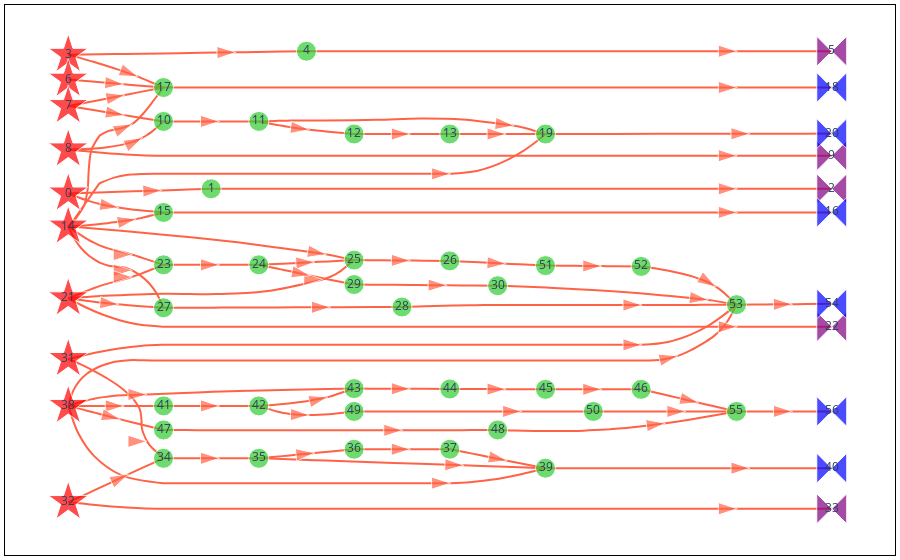

The code cell stored with this chart in its notebook:
### Markdown cell above
Plotting the samplex DAG and hovering over the nodes one can see that all of the sampling nodes (stars) are responsible for generating randomizations for twirling, sampling from noise models, or injecting basis changes, and that all of the collection nodes (bow ties) are responsible for rendering slices of outputs, which are either measurement flips or parameter angles.

### Code cell
samplex.draw()

### Figure 1 — Plotly figure (JSON) as saved in the notebook; plotly's stock layout.template omitted (floating-point values rounded to 4 significant figures; data arrays with more than 128 entries replaced by an {"elided": "..."} marker saying what was removed)
{"data": [{"hoverinfo": "text", "hovertext": {"elided": "849 null values"}, "line": {"color": "tomato", "shape": "spline", "smoothing": 1}, "marker": {"angleref": "previous", "size": {"elided": "849 int values"}, "symbol": {"elided": "849 str values"}}, "mode": "lines+markers", "type": "scatter", "x": {"elided": "849 float values"}, "xaxis": "x", "y": {"elided": "849 float values"}, "yaxis": "y"}, {"hoverinfo": "text", "hoverlabel": {"bgcolor": "lightyellow", "font": {"color": "black", "family": "Times New Roman"}}, "hovertext": ["<b>TwirlSamplingNode(<+lhs_0, +rhs_0>)</b><br>\n• <b>instantiates</b>: {lhs_0: (1, 'VirtualType.PAULI'), rhs_0: (1, 'VirtualType.PAULI')}<br>\n────────────────────────────<b></b><br>\n ▸ <b>LHS Register</b>: 'lhs_0'<br>\n ▸ <b>RHS Register</b>: 'rhs_0'<br>\n ▸ <b>Distribution</b>: UniformPauli(<num_subsystems=1, register_type=VirtualType.PAULI>)", "<b>SliceRegisterNode(<rhs_0(r), +z2_collect_1>)</b><br>\n• <b>reads_from</b>: {rhs_0: ([0], 'VirtualType.PAULI')}<br>\n• <b>instantiates</b>: {z2_collect_1: (1, 'VirtualType.Z2')}<br>\n────────────────────────────<b></b>", "<b>CollectZ2ToOutputNode(<z2_collect_1(r)>)</b><br>\n• <b>reads_from</b>: {z2_collect_1: ([0], 'VirtualType.Z2')}<br>\n• <b>outputs_to</b>: {measurement_flips.beta: ([0], 'VirtualType.Z2')}<br>\n────────────────────────────<b></b><br>\n ▸ <b>Register Name</b>: 'z2_collect_1'<br>\n ▸ <b>Output Name</b>: measurement_flips.beta<br>\n ▸ <b>Subsystem Indices</b>: [0]", "<b>TwirlSamplingNode(<+lhs_2, +rhs_2>)</b><br>\n• <b>instantiates</b>: {lhs_2: (3, 'VirtualType.PAULI'), rhs_2: (3, 'VirtualType.PAULI')}<br>\n────────────────────────────<b></b><br>\n ▸ <b>LHS Register</b>: 'lhs_2'<br>\n ▸ <b>RHS Register</b>: 'rhs_2'<br>\n ▸ <b>Distribution</b>: UniformPauli(<num_subsystems=3, register_type=VirtualType.PAULI>)", "<b>SliceRegisterNode(<rhs_2(r), +z2_collect_3>)</b><br>\n• <b>reads_from</b>: {rhs_2: ([0, 1, 2], 'VirtualType.PAULI')}<br>\n• <b>instantiates</b>: {z2_collect_3: (3, 'VirtualType.Z2')}<br>\n────────────────────────────<b></b>", "<b>CollectZ2ToOutputNode(<z2_collect_3(r)>)</b><br>\n• <b>reads_from</b>: {z2_collect_3: ([0, 1, 2], 'VirtualType.Z2')}<br>\n• <b>outputs_to</b>: {measurement_flips.alpha: ([0, 1, 2], 'VirtualType.Z2')}<br>\n────────────────────────────<b></b><br>\n ▸ <b>Register Name</b>: 'z2_collect_3'<br>\n ▸ <b>Output Name</b>: measurement_flips.alpha<br>\n ▸ <b>Subsystem Indices</b>: [0 1 2]", "<b>BasisTransformNode(<+basis_change_4>)</b><br>\n• <b>instantiates</b>: {basis_change_4: (3, 'VirtualType.U2')}<br>\n────────────────────────────<b></b><br>\n ▸ <b>Register Name</b>: 'basis_change_4'<br>\n ▸ <b>Subsystems</b>: 3<br>\n ▸ <b>Basis Reference</b>: 'basis_changes.conclude'", "<b>TwirlSamplingNode(<+lhs_5, +rhs_5>)</b><br>\n• <b>instantiates</b>: {lhs_5: (2, 'VirtualType.PAULI'), rhs_5: (2, 'VirtualType.PAULI')}<br>\n────────────────────────────<b></b><br>\n ▸ <b>LHS Register</b>: 'lhs_5'<br>\n ▸ <b>RHS Register</b>: 'rhs_5'<br>\n ▸ <b>Distribution</b>: UniformPauli(<num_subsystems=2, register_type=VirtualType.PAULI>)", "<b>InjectNoiseNode(<+inject_noise_6, +sign_6>)</b><br>\n• <b>instantiates</b>: {inject_noise_6: (2, 'VirtualType.PAULI'), sign_6: (1, 'VirtualType.Z2')}<br>\n────────────────────────────<b></b><br>\n ▸ <b>Register Name</b>: 'inject_noise_6'<br>\n ▸ <b>Subsystems</b>: 2<br>\n ▸ <b>Noise Reference</b>: 'noise1'<br>\n ▸ <b>Modifier Reference</b>: 'mod_b'", "<b>CollectZ2ToOutputNode(<sign_6(r)>)</b><br>\n• <b>reads_from</b>: {sign_6: ([0], 'VirtualType.Z2')}<br>\n• <b>outputs_to</b>: {pauli_signs: ([2], 'VirtualType.Z2')}<br>\n────────────────────────────<b></b><br>\n ▸ <b>Register Name</b>: 'sign_6'<br>\n ▸ <b>Output Name</b>: pauli_signs<br>\n ▸ <b>Subsystem Indices</b>: [0]", "<b>CombineRegistersNode(<inject_noise_6(r), lhs_5(r), +leftwards_7>)</b><br>\n• <b>reads_from</b>: {inject_noise_6: ([0, 1], 'VirtualType.PAULI'), lhs_5: ([0, 1], 'VirtualType.PAULI')}<br>\n• <b>instantiates</b>: {leftwards_7: (2, 'VirtualType.PAULI')}<br>\n────────────────────────────<b></b><br>\n ▸ <b>Output Type</b>: PAULI<br>\n ▸ <b>Output Num Subsystems</b>: 2<br>\n ▸ <b>Operands</b>: {'lhs_5': ([0, 1], [0, 1], 'VirtualType.PAULI'), 'inject_noise_6': ([0, 1], [0, 1], 'VirtualType.PAULI')}", "<b>PauliPastCliffordNode(<leftwards_7(r), leftwards_7(w)>)</b><br>\n• <b>reads_from</b>: {leftwards_7: ([0, 1], 'VirtualType.PAULI')}<br>\n• <b>writes_to</b>: {leftwards_7: ([0, 1], 'VirtualType.PAULI')}<br>\n────────────────────────────<b></b><br>\n ▸ <b>Operation</b>: 'cz'<br>\n ▸ <b>Register Name</b>: 'leftwards_7'<br>\n ▸ <b>Subsystem Indices</b>: [[0, 1]]", "<b>SliceRegisterNode(<leftwards_7(r), +leftwards_8>)</b><br>\n• <b>reads_from</b>: {leftwards_7: ([0], 'VirtualType.PAULI')}<br>\n• <b>instantiates</b>: {leftwards_8: (1, 'VirtualType.U2')}<br>\n────────────────────────────<b></b>", "<b>RightMultiplicationNode(<leftwards_8(w)>)</b><br>\n• <b>writes_to</b>: {leftwards_8: ([0], 'VirtualType.U2')}<br>\n────────────────────────────<b></b><br>\n ▸ <b>Fixed Operand</b>: U2Register(<1, 1>)", "<b>TwirlSamplingNode(<+lhs_9, +rhs_9>)</b><br>\n• <b>instantiates</b>: {lhs_9: (4, 'VirtualType.PAULI'), rhs_9: (4, 'VirtualType.PAULI')}<br>\n────────────────────────────<b></b><br>\n ▸ <b>LHS Register</b>: 'lhs_9'<br>\n ▸ <b>RHS Register</b>: 'rhs_9'<br>\n ▸ <b>Distribution</b>: UniformPauli(<num_subsystems=4, register_type=VirtualType.PAULI>)", "<b>CombineRegistersNode(<lhs_0(r), rhs_9(r), +collect_10>)</b><br>\n• <b>reads_from</b>: {lhs_0: ([0], 'VirtualType.PAULI'), rhs_9: ([3], 'VirtualType.PAULI')}<br>\n• <b>instantiates</b>: {collect_10: (1, 'VirtualType.U2')}<br>\n────────────────────────────<b></b><br>\n ▸ <b>Output Type</b>: U2<br>\n ▸ <b>Output Num Subsystems</b>: 1<br>\n ▸ <b>Operands</b>: {'lhs_0': ([0], [0], 'VirtualType.PAULI'), 'rhs_9': ([3], [0], 'VirtualType.PAULI')}", "<b>CollectTemplateValues(<collect_10(r)>)</b><br>\n• <b>reads_from</b>: {collect_10: ([0], 'VirtualType.U2')}<br>\n────────────────────────────<b></b><br>\n ▸ <b>Output Name</b>: 'parameter_values'<br>\n ▸ <b>Template Indices</b>: [[45, 46, 47]]<br>\n ▸ <b>Register Name</b>: 'collect_10'<br>\n ▸ <b><class 'samplomatic.synths.synth.Synth'></b>: RzSxSynth(<num_qubits_per_subsystem=1, num_params_per_subsystem=3>)", "<b>CombineRegistersNode(<basis_change_4(r), lhs_2(r), rhs_5(r), rhs_9(r), +collect_11>)</b><br>\n• <b>reads_from</b>\n</br>&nbsp;&nbsp;&nbsp;&nbsp;&nbsp;• basis_change_4: ([0, 1, 2], 'VirtualType.U2')\n</br>&nbsp;&nbsp;&nbsp;&nbsp;&nbsp;• lhs_2: ([0, 1, 2], 'VirtualType.PAULI')\n</br>&nbsp;&nbsp;&nbsp;&nbsp;&nbsp;• rhs_5: ([0, 1], 'VirtualType.PAULI')\n</br>&nbsp;&nbsp;&nbsp;&nbsp;&nbsp;• rhs_9: ([0], 'VirtualType.PAULI')<br>\n• <b>instantiates</b>: {collect_11: (3, 'VirtualType.U2')}<br>\n────────────────────────────<b></b><br>\n ▸ <b>Output Type</b>: U2<br>\n ▸ <b>Output Num Subsystems</b>: 3<br>\n ▸ <b>Operands</b>: {'lhs_2': ([0, 1, 2], [0, 1, 2], 'VirtualType.PAULI'), 'basis_change_4': ([0, 1, 2], [0, 1, 2], 'VirtualType.U2'), 'rhs_5': ([0, 1], [1, 2], 'VirtualType.PAULI'), 'rhs_9': ([0], [0], 'VirtualType.PAULI')}", "<b>CollectTemplateValues(<collect_11(r)>)</b><br>\n• <b>reads_from</b>: {collect_11: ([0, 1, 2], 'VirtualType.U2')}<br>\n────────────────────────────<b></b><br>\n ▸ <b>Output Name</b>: 'parameter_values'<br>\n ▸ <b>Template Indices</b>: [[36, 37, 38], [39, 40, 41], [42, 43, 44]]<br>\n ▸ <b>Register Name</b>: 'collect_11'<br>\n ▸ <b><class 'samplomatic.synths.synth.Synth'></b>: RzSxSynth(<num_qubits_per_subsystem=1, num_params_per_subsystem=3>)", "<b>CombineRegistersNode(<leftwards_7(r), leftwards_8(r), rhs_9(r), +collect_12>)</b><br>\n• <b>reads_from</b>\n</br>&nbsp;&nbsp;&nbsp;&nbsp;&nbsp;• leftwards_7: ([1], 'VirtualType.PAULI')\n</br>&nbsp;&nbsp;&nbsp;&nbsp;&nbsp;• leftwards_8: ([0], 'VirtualType.U2')\n</br>&nbsp;&nbsp;&nbsp;&nbsp;&nbsp;• rhs_9: ([1, 2], 'VirtualType.PAULI')<br>\n• <b>instantiates</b>: {collect_12: (2, 'VirtualType.U2')}<br>\n────────────────────────────<b></b><br>\n ▸ <b>Output Type</b>: U2<br>\n ▸ <b>Output Num Subsystems</b>: 2<br>\n ▸ <b>Operands</b>: {'leftwards_7': ([1], [1], 'VirtualType.PAULI'), 'leftwards_8': ([0], [0], 'VirtualType.U2'), 'rhs_9': ([1, 2], [0, 1], 'VirtualType.PAULI')}", "<b>CollectTemplateValues(<collect_12(r)>)</b><br>\n• <b>reads_from</b>: {collect_12: ([0, 1], 'VirtualType.U2')}<br>\n────────────────────────────<b></b><br>\n ▸ <b>Output Name</b>: 'parameter_values'<br>\n ▸ <b>Template Indices</b>: [[30, 31, 32], [33, 34, 35]]<br>\n ▸ <b>Register Name</b>: 'collect_12'<br>\n ▸ <b><class 'samplomatic.synths.synth.Synth'></b>: RzSxSynth(<num_qubits_per_subsystem=1, num_params_per_subsystem=3>)", "<b>InjectNoiseNode(<+inject_noise_13, +sign_13>)</b><br>\n• <b>instantiates</b>: {inject_noise_13: (4, 'VirtualType.PAULI'), sign_13: (1, 'VirtualType.Z2')}<br>\n────────────────────────────<b></b><br>\n ▸ <b>Register Name</b>: 'inject_noise_13'<br>\n ▸ <b>Subsystems</b>: 4<br>\n ▸ <b>Noise Reference</b>: 'noise2'<br>\n ▸ <b>Modifier Reference</b>: 'abc'", "<b>CollectZ2ToOutputNode(<sign_13(r)>)</b><br>\n• <b>reads_from</b>: {sign_13: ([0], 'VirtualType.Z2')}<br>\n• <b>outputs_to</b>: {pauli_signs: ([1], 'VirtualType.Z2')}<br>\n────────────────────────────<b></b><br>\n ▸ <b>Register Name</b>: 'sign_13'<br>\n ▸ <b>Output Name</b>: pauli_signs<br>\n ▸ <b>Subsystem Indices</b>: [0]", "<b>CombineRegistersNode(<inject_noise_13(r), lhs_9(r), +leftwards_14>)</b><br>\n• <b>reads_from</b>: {inject_noise_13: ([1, 2], 'VirtualType.PAULI'), lhs_9: ([1, 2], 'VirtualType.PAULI')}<br>\n• <b>instantiates</b>: {leftwards_14: (2, 'VirtualType.PAULI')}<br>\n────────────────────────────<b></b><br>\n ▸ <b>Output Type</b>: PAULI<br>\n ▸ <b>Output Num Subsystems</b>: 2<br>\n ▸ <b>Operands</b>: {'lhs_9': ([1, 2], [0, 1], 'VirtualType.PAULI'), 'inject_noise_13': ([1, 2], [0, 1], 'VirtualType.PAULI')}", "<b>PauliPastCliffordNode(<leftwards_14(r), leftwards_14(w)>)</b><br>\n• <b>reads_from</b>: {leftwards_14: ([0, 1], 'VirtualType.PAULI')}<br>\n• <b>writes_to</b>: {leftwards_14: ([0, 1], 'VirtualType.PAULI')}<br>\n────────────────────────────<b></b><br>\n ▸ <b>Operation</b>: 'cz'<br>\n ▸ <b>Register Name</b>: 'leftwards_14'<br>\n ▸ <b>Subsystem Indices</b>: [[0, 1]]", "<b>CombineRegistersNode(<inject_noise_13(r), leftwards_14(r), lhs_9(r), +leftwards_15>)</b><br>\n• <b>reads_from</b>\n</br>&nbsp;&nbsp;&nbsp;&nbsp;&nbsp;• inject_noise_13: ([0], 'VirtualType.PAULI')\n</br>&nbsp;&nbsp;&nbsp;&nbsp;&nbsp;• leftwards_14: ([0], 'VirtualType.PAULI')\n</br>&nbsp;&nbsp;&nbsp;&nbsp;&nbsp;• lhs_9: ([0], 'VirtualType.PAULI')<br>\n• <b>instantiates</b>: {leftwards_15: (2, 'VirtualType.PAULI')}<br>\n────────────────────────────<b></b><br>\n ▸ <b>Output Type</b>: PAULI<br>\n ▸ <b>Output Num Subsystems</b>: 2<br>\n ▸ <b>Operands</b>: {'lhs_9': ([0], [0], 'VirtualType.PAULI'), 'inject_noise_13': ([0], [0], 'VirtualType.PAULI'), 'leftwards_14': ([0], [1], 'VirtualType.PAULI')}", "<b>PauliPastCliffordNode(<leftwards_15(r), leftwards_15(w)>)</b><br>\n• <b>reads_from</b>: {leftwards_15: ([0, 1], 'VirtualType.PAULI')}<br>\n• <b>writes_to</b>: {leftwards_15: ([0, 1], 'VirtualType.PAULI')}<br>\n────────────────────────────<b></b><br>\n ▸ <b>Operation</b>: 'cz'<br>\n ▸ <b>Register Name</b>: 'leftwards_15'<br>\n ▸ <b>Subsystem Indices</b>: [[0, 1]]", "<b>CombineRegistersNode(<inject_noise_13(r), lhs_9(r), +leftwards_16>)</b><br>\n• <b>reads_from</b>: {inject_noise_13: ([3], 'VirtualType.PAULI'), lhs_9: ([3], 'VirtualType.PAULI')}<br>\n• <b>instantiates</b>: {leftwards_16: (1, 'VirtualType.U2')}<br>\n────────────────────────────<b></b><br>\n ▸ <b>Output Type</b>: U2<br>\n ▸ <b>Output Num Subsystems</b>: 1<br>\n ▸ <b>Operands</b>: {'lhs_9': ([3], [0], 'VirtualType.PAULI'), 'inject_noise_13': ([3], [0], 'VirtualType.PAULI')}", "<b>RightMultiplicationNode(<leftwards_16(w)>)</b><br>\n• <b>writes_to</b>: {leftwards_16: ([0], 'VirtualType.U2')}<br>\n────────────────────────────<b></b><br>\n ▸ <b>Fixed Operand</b>: U2Register(<1, 1>)", "<b>SliceRegisterNode(<leftwards_14(r), +leftwards_17>)</b><br>\n• <b>reads_from</b>: {leftwards_14: ([1], 'VirtualType.PAULI')}<br>\n• <b>instantiates</b>: {leftwards_17: (1, 'VirtualType.U2')}<br>\n────────────────────────────<b></b>", "<b>RightMultiplicationNode(<leftwards_17(w)>)</b><br>\n• <b>writes_to</b>: {leftwards_17: ([0], 'VirtualType.U2')}<br>\n────────────────────────────<b></b><br>\n ▸ <b>Fixed Operand</b>: U2Register(<1, 1>)", "<b>TwirlSamplingNode(<+lhs_18, +rhs_18>)</b><br>\n• <b>instantiates</b>: {lhs_18: (2, 'VirtualType.PAULI'), rhs_18: (2, 'VirtualType.PAULI')}<br>\n────────────────────────────<b></b><br>\n ▸ <b>LHS Register</b>: 'lhs_18'<br>\n ▸ <b>RHS Register</b>: 'rhs_18'<br>\n ▸ <b>Distribution</b>: UniformPauli(<num_subsystems=2, register_type=VirtualType.PAULI>)", "<b>InjectNoiseNode(<+inject_noise_19, +sign_19>)</b><br>\n• <b>instantiates</b>: {inject_noise_19: (2, 'VirtualType.PAULI'), sign_19: (1, 'VirtualType.Z2')}<br>\n────────────────────────────<b></b><br>\n ▸ <b>Register Name</b>: 'inject_noise_19'<br>\n ▸ <b>Subsystems</b>: 2<br>\n ▸ <b>Noise Reference</b>: 'noise1'<br>\n ▸ <b>Modifier Reference</b>: 'mod_a'", "<b>CollectZ2ToOutputNode(<sign_19(r)>)</b><br>\n• <b>reads_from</b>: {sign_19: ([0], 'VirtualType.Z2')}<br>\n• <b>outputs_to</b>: {pauli_signs: ([0], 'VirtualType.Z2')}<br>\n────────────────────────────<b></b><br>\n ▸ <b>Register Name</b>: 'sign_19'<br>\n ▸ <b>Output Name</b>: pauli_signs<br>\n ▸ <b>Subsystem Indices</b>: [0]", "<b>CombineRegistersNode(<inject_noise_19(r), lhs_18(r), +leftwards_20>)</b><br>\n• <b>reads_from</b>: {inject_noise_19: ([0, 1], 'VirtualType.PAULI'), lhs_18: ([0, 1], 'VirtualType.PAULI')}<br>\n• <b>instantiates</b>: {leftwards_20: (2, 'VirtualType.PAULI')}<br>\n────────────────────────────<b></b><br>\n ▸ <b>Output Type</b>: PAULI<br>\n ▸ <b>Output Num Subsystems</b>: 2<br>\n ▸ <b>Operands</b>: {'lhs_18': ([0, 1], [0, 1], 'VirtualType.PAULI'), 'inject_noise_19': ([0, 1], [0, 1], 'VirtualType.PAULI')}", "<b>PauliPastCliffordNode(<leftwards_20(r), leftwards_20(w)>)</b><br>\n• <b>reads_from</b>: {leftwards_20: ([0, 1], 'VirtualType.PAULI')}<br>\n• <b>writes_to</b>: {leftwards_20: ([0, 1], 'VirtualType.PAULI')}<br>\n────────────────────────────<b></b><br>\n ▸ <b>Operation</b>: 'cz'<br>\n ▸ <b>Register Name</b>: 'leftwards_20'<br>\n ▸ <b>Subsystem Indices</b>: [[0, 1]]", "<b>SliceRegisterNode(<leftwards_20(r), +leftwards_21>)</b><br>\n• <b>reads_from</b>: {leftwards_20: ([0], 'VirtualType.PAULI')}<br>\n• <b>instantiates</b>: {leftwards_21: (1, 'VirtualType.U2')}<br>\n────────────────────────────<b></b>", "<b>RightMultiplicationNode(<leftwards_21(w)>)</b><br>\n• <b>writes_to</b>: {leftwards_21: ([0], 'VirtualType.U2')}<br>\n────────────────────────────<b></b><br>\n ▸ <b>Fixed Operand</b>: U2Register(<1, 1>)", "<b>TwirlSamplingNode(<+lhs_22, +rhs_22>)</b><br>\n• <b>instantiates</b>: {lhs_22: (4, 'VirtualType.PAULI'), rhs_22: (4, 'VirtualType.PAULI')}<br>\n────────────────────────────<b></b><br>\n ▸ <b>LHS Register</b>: 'lhs_22'<br>\n ▸ <b>RHS Register</b>: 'rhs_22'<br>\n ▸ <b>Distribution</b>: UniformPauli(<num_subsystems=4, register_type=VirtualType.PAULI>)", "<b>CombineRegistersNode(<leftwards_20(r), leftwards_21(r), rhs_22(r), +collect_23>)</b><br>\n• <b>reads_from</b>\n</br>&nbsp;&nbsp;&nbsp;&nbsp;&nbsp;• leftwards_20: ([1], 'VirtualType.PAULI')\n</br>&nbsp;&nbsp;&nbsp;&nbsp;&nbsp;• leftwards_21: ([0], 'VirtualType.U2')\n</br>&nbsp;&nbsp;&nbsp;&nbsp;&nbsp;• rhs_22: ([1, 2], 'VirtualType.PAULI')<br>\n• <b>instantiates</b>: {collect_23: (2, 'VirtualType.U2')}<br>\n────────────────────────────<b></b><br>\n ▸ <b>Output Type</b>: U2<br>\n ▸ <b>Output Num Subsystems</b>: 2<br>\n ▸ <b>Operands</b>: {'leftwards_20': ([1], [1], 'VirtualType.PAULI'), 'leftwards_21': ([0], [0], 'VirtualType.U2'), 'rhs_22': ([1, 2], [0, 1], 'VirtualType.PAULI')}", "<b>CollectTemplateValues(<collect_23(r)>)</b><br>\n• <b>reads_from</b>: {collect_23: ([0, 1], 'VirtualType.U2')}<br>\n────────────────────────────<b></b><br>\n ▸ <b>Output Name</b>: 'parameter_values'<br>\n ▸ <b>Template Indices</b>: [[12, 13, 14], [15, 16, 17]]<br>\n ▸ <b>Register Name</b>: 'collect_23'<br>\n ▸ <b><class 'samplomatic.synths.synth.Synth'></b>: RzSxSynth(<num_qubits_per_subsystem=1, num_params_per_subsystem=3>)", "<b>SliceRegisterNode(<lhs_22(r), +leftwards_24>)</b><br>\n• <b>reads_from</b>: {lhs_22: ([1, 2], 'VirtualType.PAULI')}<br>\n• <b>instantiates</b>: {leftwards_24: (2, 'VirtualType.PAULI')}<br>\n────────────────────────────<b></b>", "<b>PauliPastCliffordNode(<leftwards_24(r), leftwards_24(w)>)</b><br>\n• <b>reads_from</b>: {leftwards_24: ([0, 1], 'VirtualType.PAULI')}<br>\n• <b>writes_to</b>: {leftwards_24: ([0, 1], 'VirtualType.PAULI')}<br>\n────────────────────────────<b></b><br>\n ▸ <b>Operation</b>: 'cz'<br>\n ▸ <b>Register Name</b>: 'leftwards_24'<br>\n ▸ <b>Subsystem Indices</b>: [[0, 1]]", "<b>CombineRegistersNode(<leftwards_24(r), lhs_22(r), +leftwards_25>)</b><br>\n• <b>reads_from</b>: {leftwards_24: ([0], 'VirtualType.PAULI'), lhs_22: ([0], 'VirtualType.PAULI')}<br>\n• <b>instantiates</b>: {leftwards_25: (2, 'VirtualType.PAULI')}<br>\n────────────────────────────<b></b><br>\n ▸ <b>Output Type</b>: PAULI<br>\n ▸ <b>Output Num Subsystems</b>: 2<br>\n ▸ <b>Operands</b>: {'lhs_22': ([0], [0], 'VirtualType.PAULI'), 'leftwards_24': ([0], [1], 'VirtualType.PAULI')}", "<b>PauliPastCliffordNode(<leftwards_25(r), leftwards_25(w)>)</b><br>\n• <b>reads_from</b>: {leftwards_25: ([0, 1], 'VirtualType.PAULI')}<br>\n• <b>writes_to</b>: {leftwards_25: ([0, 1], 'VirtualType.PAULI')}<br>\n────────────────────────────<b></b><br>\n ▸ <b>Operation</b>: 'cz'<br>\n ▸ <b>Register Name</b>: 'leftwards_25'<br>\n ▸ <b>Subsystem Indices</b>: [[0, 1]]", "<b>SliceRegisterNode(<leftwards_25(r), +leftwards_26>)</b><br>\n• <b>reads_from</b>: {leftwards_25: ([0, 1], 'VirtualType.PAULI')}<br>\n• <b>instantiates</b>: {leftwards_26: (2, 'VirtualType.U2')}<br>\n────────────────────────────<b></b>", "<b>RightU2ParametricMultiplicationNode(<leftwards_26(w)>)</b><br>\n• <b>writes_to</b>: {leftwards_26: ([0, 1], 'VirtualType.U2')}<br>\n────────────────────────────<b></b><br>\n ▸ <b>Operand</b>: 'rx'<br>\n ▸ <b>Parameter Indices</b>: [0, 1]", "<b>SliceRegisterNode(<lhs_22(r), +leftwards_27>)</b><br>\n• <b>reads_from</b>: {lhs_22: ([3], 'VirtualType.PAULI')}<br>\n• <b>instantiates</b>: {leftwards_27: (1, 'VirtualType.U2')}<br>\n────────────────────────────<b></b>", "<b>RightU2ParametricMultiplicationNode(<leftwards_27(w)>)</b><br>\n• <b>writes_to</b>: {leftwards_27: ([0], 'VirtualType.U2')}<br>\n────────────────────────────<b></b><br>\n ▸ <b>Operand</b>: 'rx'<br>\n ▸ <b>Parameter Indices</b>: [2]", "<b>SliceRegisterNode(<leftwards_24(r), +leftwards_28>)</b><br>\n• <b>reads_from</b>: {leftwards_24: ([1], 'VirtualType.PAULI')}<br>\n• <b>instantiates</b>: {leftwards_28: (1, 'VirtualType.U2')}<br>\n────────────────────────────<b></b>", "<b>RightU2ParametricMultiplicationNode(<leftwards_28(w)>)</b><br>\n• <b>writes_to</b>: {leftwards_28: ([0], 'VirtualType.U2')}<br>\n────────────────────────────<b></b><br>\n ▸ <b>Operand</b>: 'rx'<br>\n ▸ <b>Parameter Indices</b>: [3]", "<b>SliceRegisterNode(<leftwards_15(r), +leftwards_29>)</b><br>\n• <b>reads_from</b>: {leftwards_15: ([0, 1], 'VirtualType.PAULI')}<br>\n• <b>instantiates</b>: {leftwards_29: (2, 'VirtualType.U2')}<br>\n────────────────────────────<b></b>", "<b>RightMultiplicationNode(<leftwards_29(w)>)</b><br>\n• <b>writes_to</b>: {leftwards_29: ([0], 'VirtualType.U2')}<br>\n────────────────────────────<b></b><br>\n ▸ <b>Fixed Operand</b>: U2Register(<1, 1>)", "<b>CombineRegistersNode(<leftwards_16(r), leftwards_17(r), leftwards_29(r), rhs_18(r), rhs_22(r), +collect_30>)</b><br>\n• <b>reads_from</b>\n</br>&nbsp;&nbsp;&nbsp;&nbsp;&nbsp;• leftwards_16: ([0], 'VirtualType.U2')\n</br>&nbsp;&nbsp;&nbsp;&nbsp;&nbsp;• leftwards_17: ([0], 'VirtualType.U2')\n</br>&nbsp;&nbsp;&nbsp;&nbsp;&nbsp;• leftwards_29: ([0, 1], 'VirtualType.U2')\n</br>&nbsp;&nbsp;&nbsp;&nbsp;&nbsp;• rhs_18: ([0, 1], 'VirtualType.PAULI')\n</br>&nbsp;&nbsp;&nbsp;&nbsp;&nbsp;• rhs_22: ([0, 3], 'VirtualType.PAULI')<br>\n• <b>instantiates</b>: {collect_30: (4, 'VirtualType.U2')}<br>\n────────────────────────────<b></b><br>\n ▸ <b>Output Type</b>: U2<br>\n ▸ <b>Output Num Subsystems</b>: 4<br>\n ▸ <b>Operands</b>: {'leftwards_16': ([0], [3], 'VirtualType.U2'), 'leftwards_17': ([0], [2], 'VirtualType.U2'), 'leftwards_29': ([1, 0], [0, 1], 'VirtualType.U2'), 'rhs_18': ([0, 1], [1, 2], 'VirtualType.PAULI'), 'rhs_22': ([0, 3], [0, 3], 'VirtualType.PAULI')}", "<b>CollectTemplateValues(<collect_30(r)>)</b><br>\n• <b>reads_from</b>: {collect_30: ([0, 1, 2, 3], 'VirtualType.U2')}<br>\n────────────────────────────<b></b><br>\n ▸ <b>Output Name</b>: 'parameter_values'<br>\n ▸ <b>Template Indices</b>: [[18, 19, 20], [21, 22, 23], [24, 25, 26], [27, 28, 29]]<br>\n ▸ <b>Register Name</b>: 'collect_30'<br>\n ▸ <b><class 'samplomatic.synths.synth.Synth'></b>: RzSxSynth(<num_qubits_per_subsystem=1, num_params_per_subsystem=3>)", "<b>CombineRegistersNode(<leftwards_26(r), leftwards_27(r), leftwards_28(r), +collect_31>)</b><br>\n• <b>reads_from</b>\n</br>&nbsp;&nbsp;&nbsp;&nbsp;&nbsp;• leftwards_26: ([0, 1], 'VirtualType.U2')\n</br>&nbsp;&nbsp;&nbsp;&nbsp;&nbsp;• leftwards_27: ([0], 'VirtualType.U2')\n</br>&nbsp;&nbsp;&nbsp;&nbsp;&nbsp;• leftwards_28: ([0], 'VirtualType.U2')<br>\n• <b>instantiates</b>: {collect_31: (4, 'VirtualType.U2')}<br>\n────────────────────────────<b></b><br>\n ▸ <b>Output Type</b>: U2<br>\n ▸ <b>Output Num Subsystems</b>: 4<br>\n ▸ <b>Operands</b>: {'leftwards_26': ([1, 0], [0, 1], 'VirtualType.U2'), 'leftwards_27': ([0], [3], 'VirtualType.U2'), 'leftwards_28': ([0], [2], 'VirtualType.U2')}", "<b>CollectTemplateValues(<collect_31(r)>)</b><br>\n• <b>reads_from</b>: {collect_31: ([0, 1, 2, 3], 'VirtualType.U2')}<br>\n────────────────────────────<b></b><br>\n ▸ <b>Output Name</b>: 'parameter_values'<br>\n ▸ <b>Template Indices</b>: [[0, 1, 2], [3, 4, 5], [6, 7, 8], [9, 10, 11]]<br>\n ▸ <b>Register Name</b>: 'collect_31'<br>\n ▸ <b><class 'samplomatic.synths.synth.Synth'></b>: RzSxSynth(<num_qubits_per_subsystem=1, num_params_per_subsystem=3>)"], "marker": {"color": ["red", "limegreen", "purple", "red", "limegreen", "purple", "red", "red", "red", "purple", "limegreen", "limegreen", "limegreen", "limegreen", "red", "limegreen", "blue", "limegreen", "blue", "limegreen", "blue", "red", "purple", "limegreen", "limegreen", "limegreen", "limegreen", "limegreen", "limegreen", "limegreen", "limegreen", "red", "red", "purple", "limegreen", "limegreen", "limegreen", "limegreen", "red", "limegreen", "blue", "limegreen", "limegreen", "limegreen", "limegreen", "limegreen", "limegreen", "limegreen", "limegreen", "limegreen", "limegreen", "limegreen", "limegreen", "limegreen", "blue", "limegreen", "blue"], "size": [30, 20, 30, 30, 20, 30, 30, 30, 30, 30, 20, 20, 20, 20, 30, 20, 30, 20, 30, 20, 30, 30, 30, 20, 20, 20, 20, 20, 20, 20, 20, 30, 30, 30, 20, 20, 20, 20, 30, 20, 30, 20, 20, 20, 20, 20, 20, 20, 20, 20, 20, 20, 20, 20, 30, 20, 30], "symbol": ["star", "circle", "bowtie", "star", "circle", "bowtie", "star", "star", "star", "bowtie", "circle", "circle", "circle", "circle", "star", "circle", "bowtie", "circle", "bowtie", "circle", "bowtie", "star", "bowtie", "circle", "circle", "circle", "circle", "circle", "circle", "circle", "circle", "star", "star", "bowtie", "circle", "circle", "circle", "circle", "star", "circle", "bowtie", "circle", "circle", "circle", "circle", "circle", "circle", "circle", "circle", "circle", "circle", "circle", "circle", "circle", "bowtie", "circle", "bowtie"]}, "mode": "markers+text", "text": ["0", "1", "2", "3", "4", "5", "6", "7", "8", "9", "10", "11", "12", "13", "14", "15", "16", "17", "18", "19", "20", "21", "22", "23", "24", "25", "26", "27", "28", "29", "30", "31", "32", "33", "34", "35", "36", "37", "38", "39", "40", "41", "42", "43", "44", "45", "46", "47", "48", "49", "50", "51", "52", "53", "54", "55", "56"], "type": "scatter", "x": [0.2796, 2.696, 13.19, 0.2796, 4.308, 13.19, 0.2796, 0.2796, 0.2796, 13.19, 1.891, 3.502, 5.113, 6.732, 0.2796, 1.891, 13.19, 1.891, 13.19, 8.35, 13.19, 0.2796, 13.19, 1.891, 3.502, 5.113, 6.732, 1.891, 5.923, 5.113, 7.541, 0.2796, 0.2796, 13.19, 1.891, 3.502, 5.113, 6.732, 0.2796, 8.35, 13.19, 1.891, 3.502, 5.113, 6.732, 8.35, 9.969, 1.891, 7.541, 5.113, 9.159, 8.35, 9.969, 11.58, 13.19, 11.58, 13.19], "xaxis": "x", "y": [11.39, 11.56, 11.56, 16.28, 16.41, 16.41, 15.4, 14.47, 12.95, 12.72, 13.93, 13.93, 13.49, 13.49, 10.22, 10.72, 10.72, 15.13, 15.13, 13.49, 13.5, 7.696, 6.696, 8.877, 8.877, 9.043, 9.016, 7.363, 7.391, 8.182, 8.141, 5.557, 0.5157, 0.2796, 2.057, 2.057, 2.377, 2.377, 3.905, 1.71, 1.71, 3.905, 3.905, 4.516, 4.502, 4.488, 4.488, 3.057, 3.057, 3.71, 3.71, 8.849, 8.821, 7.474, 7.502, 3.71, 3.71], "yaxis": "y"}], "layout": {"margin": {"b": 5, "l": 5, "r": 5, "t": 5}, "paper_bgcolor": "white", "plot_bgcolor": "rgba(0,0,0,0)", "showlegend": false, "xaxis": {"anchor": "y", "domain": [0, 1], "linecolor": "black", "linewidth": 1, "mirror": true, "showgrid": false, "showline": true, "showticklabels": false, "zeroline": false}, "yaxis": {"anchor": "x", "domain": [0, 1], "linecolor": "black", "linewidth": 1, "mirror": true, "showgrid": false, "showline": true, "showticklabels": false, "zeroline": false}}}
